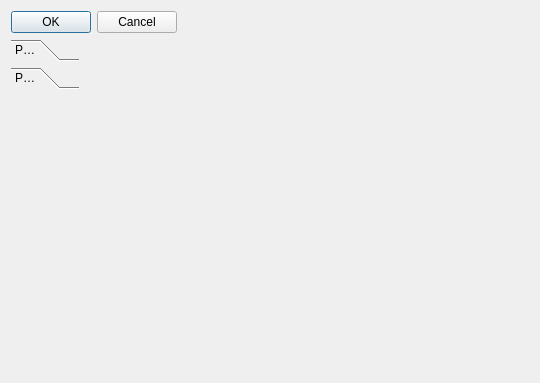
<?xml version="1.0" encoding="UTF-8"?>
<ui version="4.0">
 <class>Dialog</class>
 <widget class="QDialog" name="Dialog">
  <property name="geometry">
   <rect>
    <x>0</x>
    <y>0</y>
    <width>540</width>
    <height>383</height>
   </rect>
  </property>
  <property name="windowTitle">
   <string>Dialog</string>
  </property>
  <layout class="QFormLayout" name="formLayout">
   <item row="1" column="0">
    <widget class="QDialogButtonBox" name="buttonBox">
     <property name="orientation">
      <enum>Qt::Horizontal</enum>
     </property>
     <property name="standardButtons">
      <set>QDialogButtonBox::Cancel|QDialogButtonBox::Ok</set>
     </property>
    </widget>
   </item>
   <item row="2" column="0">
    <widget class="QToolBox" name="toolBox">
     <property name="currentIndex">
      <number>1</number>
     </property>
     <widget class="QWidget" name="page">
      <property name="geometry">
       <rect>
        <x>0</x>
        <y>0</y>
        <width>68</width>
        <height>68</height>
       </rect>
      </property>
      <attribute name="label">
       <string>Page 1</string>
      </attribute>
     </widget>
     <widget class="QWidget" name="page_2">
      <property name="geometry">
       <rect>
        <x>0</x>
        <y>0</y>
        <width>68</width>
        <height>68</height>
       </rect>
      </property>
      <attribute name="label">
       <string>Page 2</string>
      </attribute>
     </widget>
    </widget>
   </item>
   <item row="1" column="1">
    <widget class="QStackedWidget" name="stackedWidget">
     <widget class="QWidget" name="page_3"/>
     <widget class="QWidget" name="page_4"/>
    </widget>
   </item>
  </layout>
 </widget>
 <resources/>
 <connections>
  <connection>
   <sender>buttonBox</sender>
   <signal>accepted()</signal>
   <receiver>Dialog</receiver>
   <slot>accept()</slot>
   <hints>
    <hint type="sourcelabel">
     <x>248</x>
     <y>254</y>
    </hint>
    <hint type="destinationlabel">
     <x>157</x>
     <y>274</y>
    </hint>
   </hints>
  </connection>
  <connection>
   <sender>buttonBox</sender>
   <signal>rejected()</signal>
   <receiver>Dialog</receiver>
   <slot>reject()</slot>
   <hints>
    <hint type="sourcelabel">
     <x>316</x>
     <y>260</y>
    </hint>
    <hint type="destinationlabel">
     <x>286</x>
     <y>274</y>
    </hint>
   </hints>
  </connection>
 </connections>
</ui>
